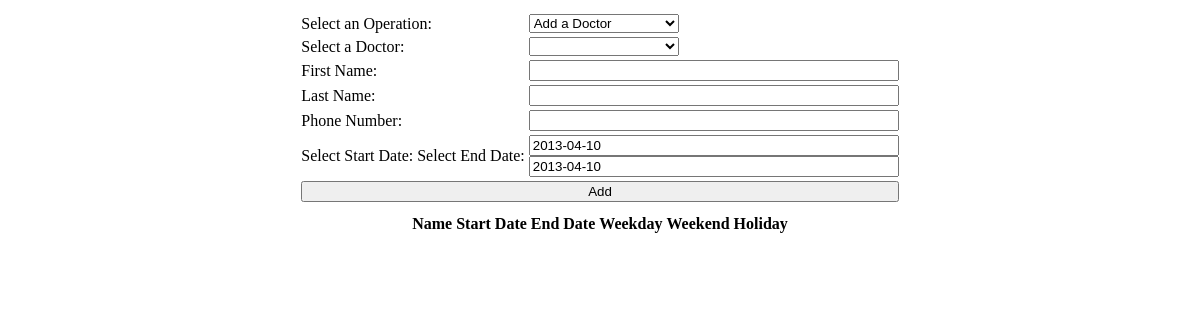
Page /doctors.php on the earlier database version.
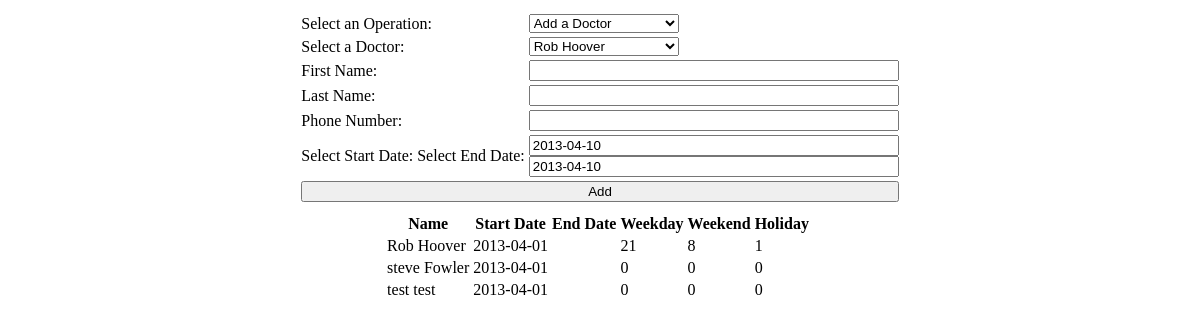
Same page on the later database version.
### tables this page shows
CREATE TABLE IF NOT EXISTS `Doctor_History` (
  `Doctor_ID` int(11) NOT NULL,
  `Weekday` int(11) NOT NULL DEFAULT '0',
  `Weekend` int(11) NOT NULL DEFAULT '0',
  `Holiday` int(11) NOT NULL DEFAULT '0',
  `Theoretical_Weekend` int(11) NOT NULL DEFAULT '0',
  `Theoretical_Weekday` int(11) NOT NULL DEFAULT '0',
  `Theoretical_Holiday` int(11) NOT NULL DEFAULT '0',
  `Total_Holiday` int(11) NOT NULL DEFAULT '0',
  `Total_Weekend` int(11) NOT NULL DEFAULT '0',
  `Total_Weekday` int(11) NOT NULL DEFAULT '0',
  `Previous_Weekday` int(11) NOT NULL DEFAULT '0',
  `Previous_Weekend` int(11) NOT NULL DEFAULT '0',
  `Previous_Holiday` int(11) NOT NULL DEFAULT '0',
  KEY `Doctor_ID` (`Doctor_ID`)
);

CREATE TABLE IF NOT EXISTS `Doctor` (
  `Doctor_ID` int(11) NOT NULL AUTO_INCREMENT,
  `Name` varchar(50) NOT NULL,
  `Phone` varchar(50) DEFAULT NULL,
  `Start_Date` date NOT NULL,
  `End_Date` date DEFAULT NULL,
  PRIMARY KEY (`Doctor_ID`)
);

### doctors.php (the view, shortened to what this page needs)
<!DOCTYPE html>
<html>
	<head>
	</head>
	<body>
		<center>
			<form id = "DocForm">
				<table>
					<tr>
						<td valign="top">
							<table style="text-align: left !important;">
								<tr>
									<td>
										<label>Select an Operation:</label>
									</td>
									<td>
										<select id="funcSelect" name = "func" style="width: 150px;" onchange="changeFunc()">
											<option value="Add">Add a Doctor</option>
										</select>
									</td>
								</tr>
								<tr>
									<td>
										<label name="docLbl">Select a Doctor:</label>
									</td>
									<td>
										<select name = "doc" onchange="changeFunc()" style="width: 150px;">
											<?php
												$result = mysql_query('SELECT * from Doctor');
												while ($row = mysql_fetch_assoc($result)) {
												    echo "<option id=\"docOpt".$row['Doctor_ID']."\" value=\"".$row['Doctor_ID']."\">".$row['Name']."</option>";
												}
											?>
										</select>
									</td>
								</tr>
								<tr name="editFirstName">
									<td>
										<label>First Name:</label>
									</td>
									<td>
										<input style="width: 98%;" name="firstName" type="text"></input>
									</td>
								</tr>
								<tr name="editLastName">
									<td>
										<label>Last Name:</label>
									</td>
									<td>
										<input style="width: 98%;" name="lastName"  type="text"></input>
									</td>
								</tr>
								<tr name="editPhone">
									<td>
										<label>Phone Number:</label>
									</td>
									<td>
										<input style="width: 98%;" name="phoneNumber"  type="text"></input>
									</td>
								</tr>
								<tr name="editDates">
									<td>
										<label id="startDatePickerLabel">Select Start Date:</label>
										<label id="endDatePickerLabel">Select End Date:</label>
									</td>
									<td>
										<?php
											echo '<input style="width: 98%;" type="text" value="'.date("Y-m-j").'" name="startDatePicker"></input>';
											echo '<input style="width: 98%;" type="text" value="'.date("Y-m-j").'" name="endDatePicker"></input>';
										?>
									</td>
								</tr>
								<tr>
									<td colspan="2">
										<input style="width:100%;" name="docSubmit" type="submit" value="Add"></input>
									</td>
								</tr>
								<tr>
									<td colspan="2">
									</td>
								</tr>
							</table>
						</td>
					</tr>
				</table>
			</form>
    <div id='doctorHistory'>
			<table>
				<tr><th>Name</th><th>Start Date</th><th>End Date</th><th>Weekday</th><th>Weekend</th><th>Holiday</th></tr>
				<?php
					$result = mysql_query('SELECT `Name`,`Start_Date`,`End_Date`,`Weekday`,`Weekend`,`Holiday` from Doctor_History, Doctor WHERE Doctor_History.Doctor_ID = Doctor.Doctor_ID');
					while ($row = mysql_fetch_assoc($result)) {
					    echo "<tr><td>".$row['Name']."</td><td>".$row['Start_Date']."</td><td>".$row['End_Date']."</td><td>".$row['Weekday']."</td><td>".$row['Weekend']."</td><td>".$row['Holiday']."</td><td>"."</td></tr>";
					}
				?>
			</table>
			</div>
		</center>
	</body>
</html>

Differences in the rows shown:
added doctor_history: Doctor_ID.Name "Rob Hoover", Doctor_ID.Start_Date "2013-04-01", Weekday "21", Weekend "8", Holiday "1"
added doctor_history: Doctor_ID.Name "steve Fowler", Doctor_ID.Start_Date "2013-04-01", Weekday "0", Weekend "0", Holiday "0"
added doctor_history: Doctor_ID.Name "test test", Doctor_ID.Start_Date "2013-04-01", Weekday "0", Weekend "0", Holiday "0"
Other differences:
form field doc: (not shown) → "Rob Hoover"
